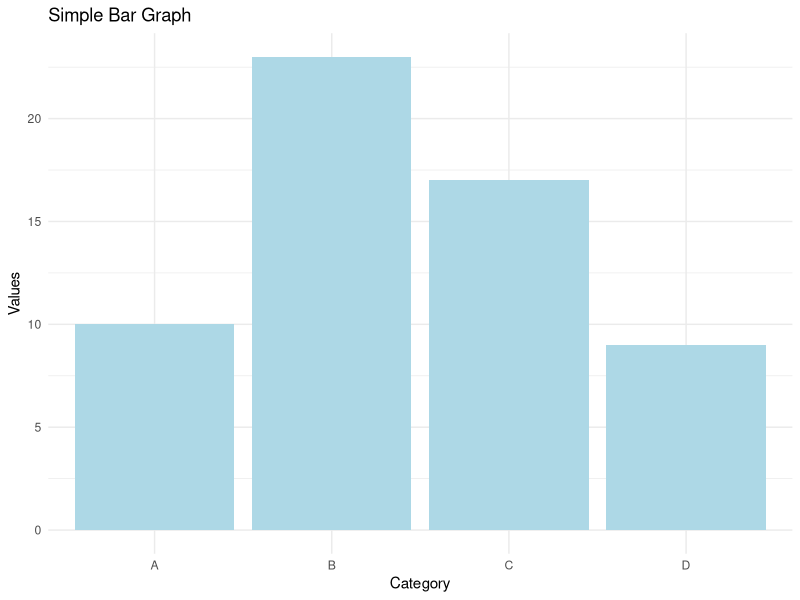
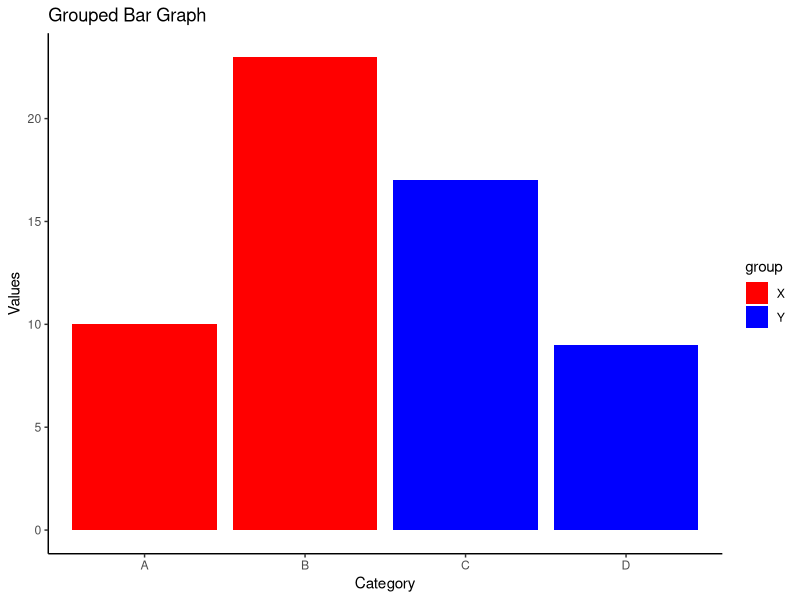
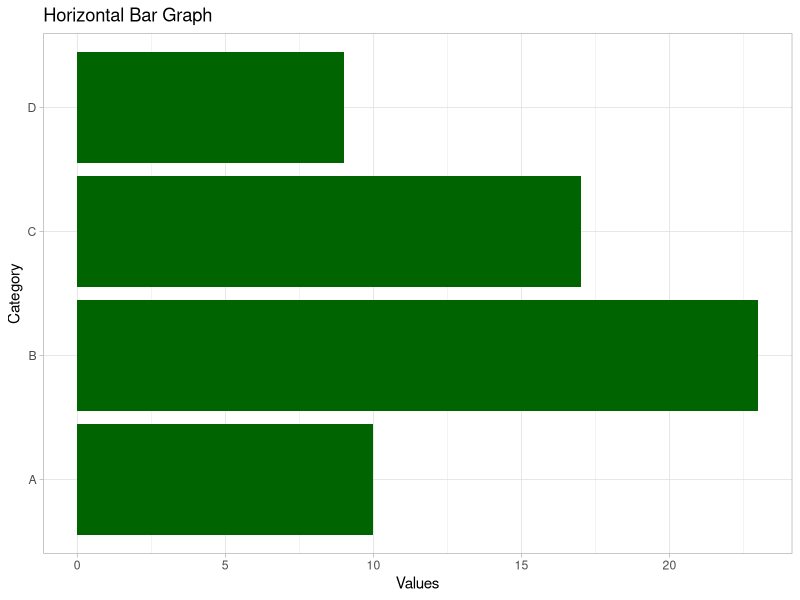
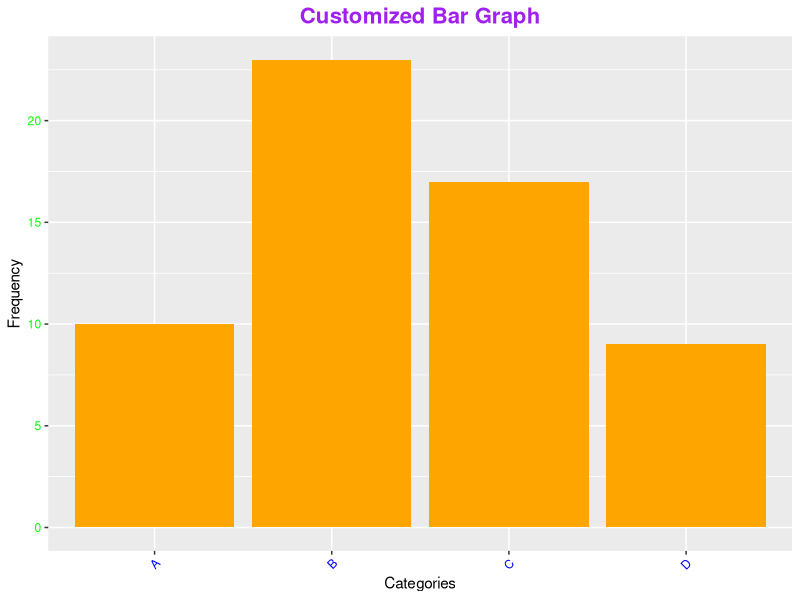
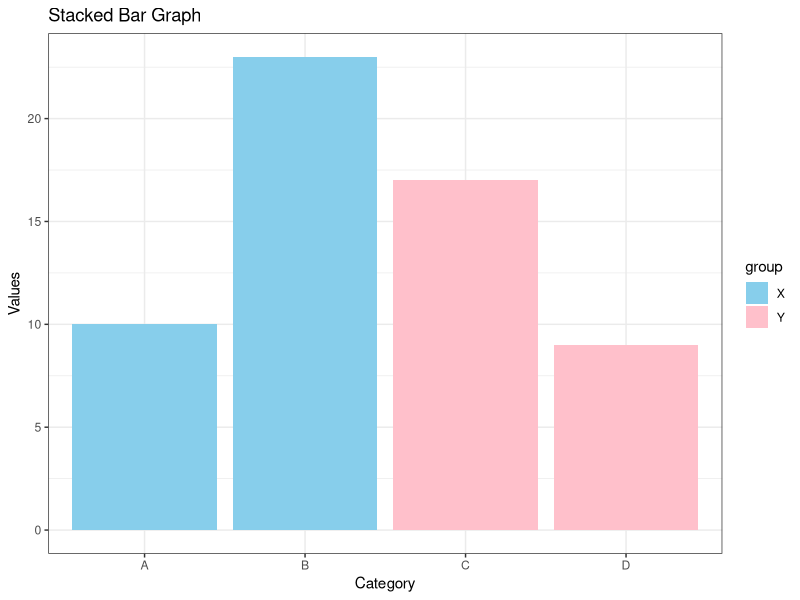

Write the R code that produced these figures, in order.

library(ggplot2)

# Create a dataset for all graphs
data <- data.frame(
  category = c("A", "B", "C", "D"),
  values = c(10, 23, 17, 9),
  group = c("X", "X", "Y", "Y")  # For grouped bar chart
)

# 1. Simple Bar Graph with Custom Colors
ggplot(data, aes(x = category, y = values)) +
  geom_bar(stat = "identity", fill = "lightblue") +  # Bar plot with identity stat
  xlab("Category") +  # X-axis label
  ylab("Values") +  # Y-axis label
  ggtitle("Simple Bar Graph") +  # Title
  theme_minimal()  # Minimal theme


# 2. Grouped Bar Graph
ggplot(data, aes(x = category, y = values, fill = group)) +
  geom_bar(stat = "identity", position = "dodge") +  # Grouped bar with dodge position
  xlab("Category") +  # X-axis label
  ylab("Values") +  # Y-axis label
  ggtitle("Grouped Bar Graph") +  # Title
  scale_fill_manual(values = c("X" = "red", "Y" = "blue")) +  # Custom color for groups
  theme_classic()  # Classic theme


# 3. Bar Graph with Horizontal Bars
ggplot(data, aes(x = category, y = values)) +
  geom_bar(stat = "identity", fill = "darkgreen") +  # Standard bar plot
  xlab("Category") +  # X-axis label
  ylab("Values") +  # Y-axis label
  ggtitle("Horizontal Bar Graph") +  # Title
  coord_flip() +  # Flip coordinates for horizontal bars
  theme_light()  # Light theme


# 4. Bar Graph with Customized Axis and Title
ggplot(data, aes(x = category, y = values)) +
  geom_bar(stat = "identity", fill = "orange") +  # Bar plot with identity stat
  xlab("Categories") +  # Custom X-axis label
  ylab("Frequency") +  # Custom Y-axis label
  ggtitle("Customized Bar Graph") +  # Title
  theme(
    plot.title = element_text(hjust = 0.5, face = "bold", color = "purple", size = 16),  # Center and style title
    axis.text.x = element_text(angle = 45, hjust = 1, color = "blue"),  # Rotate and color X-axis labels
    axis.text.y = element_text(color = "green")  # Color Y-axis labels
  )


# 5. Bar Graph with Stacked Bars
ggplot(data, aes(x = category, y = values, fill = group)) +
  geom_bar(stat = "identity") +  # Stacked bars by default
  xlab("Category") +  # X-axis label
  ylab("Values") +  # Y-axis label
  ggtitle("Stacked Bar Graph") +  # Title
  scale_fill_manual(values = c("X" = "skyblue", "Y" = "pink")) +  # Custom fill colors
  theme_bw()  # Black and white theme
